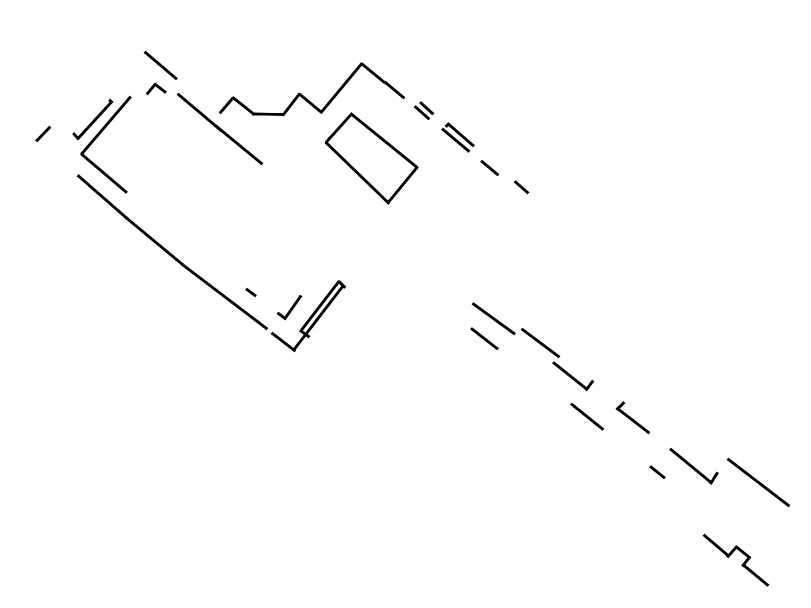
#> input picture global_maps/Building6-Floor1_keepout.pgm, 1621 x 1216 px, found by its file name (shown at 1/2 size)
$ python check_keepout.py
#> lines starting #> are read from the running program, lines starting #| are printed output that depends on the picture; after the words box and inside, x2 and y2 are one past the last pixel; in counts of white or black regions, pixels touching at a corner belong together
#!/usr/bin/env python3
from PIL import Image
import numpy as np

kp = np.array(Image.open('/home/hospobot/hospobot_ws/global_maps/Building6-Floor1_keepout.pgm'))
#> kp is the input picture: shape (1216, 1621); min 0, max 255, mean 251.9
m = np.array(Image.open('/home/hospobot/hospobot_ws/global_maps/Building6-Floor1.pgm'))
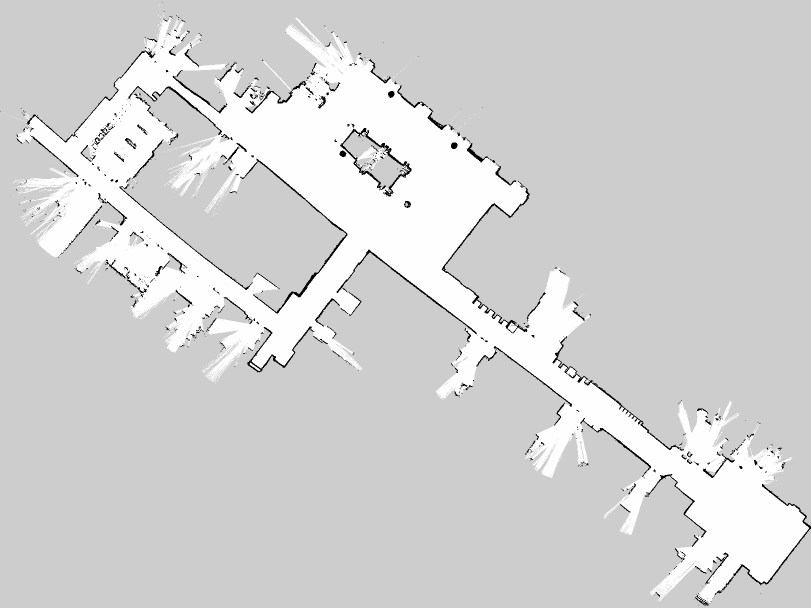
#> input picture global_maps/Building6-Floor1.pgm, 1621 x 1216 px, found by its file name (shown at 1/2 size)
#> m is the input picture: shape (1216, 1621); min 0, max 254, mean 211.6

# Free space in map is 254
# Keepout barriers in keepout.pgm are < 200 (typically 0)
overlap = (m == 254) & (kp < 200)
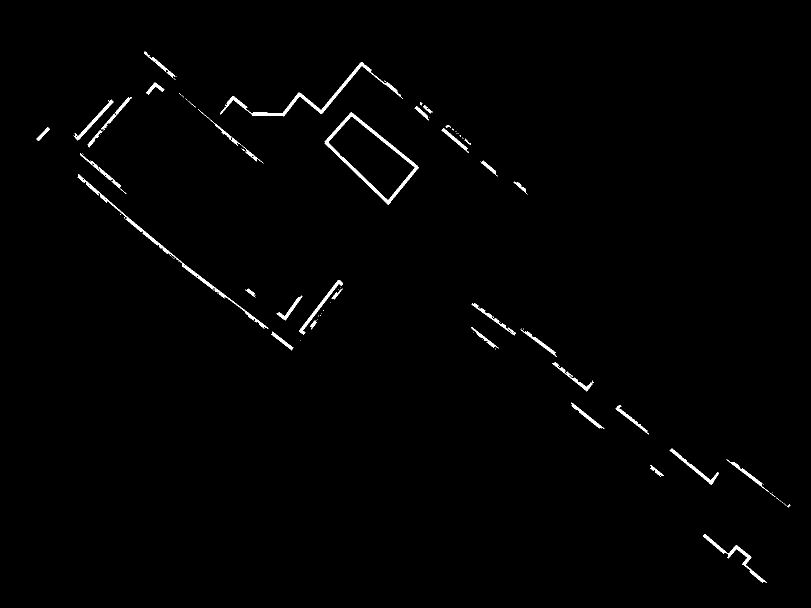
#> overlap: shape (1216, 1621) bool (shown at 1/2 size); 0.97% white; 107 white regions (70 under 20 px), largest, box (x1, y1, x2, y2) and area: (649, 224, 838, 410) 3046, (440, 124, 806, 233) 2592, (155, 349, 537, 658) 2153
print(f"Total keepout barrier pixels directly on FREE SPACE: {np.sum(overlap)}")
#| Total keepout barrier pixels directly on FREE SPACE: 19216

# Save an image highlighting keepout barriers on the map
rgb = np.stack([m, m, m], axis=-1)
# Green for free space with keepout
rgb[overlap] = [255, 0, 0] # RED for keepout barriers on free space
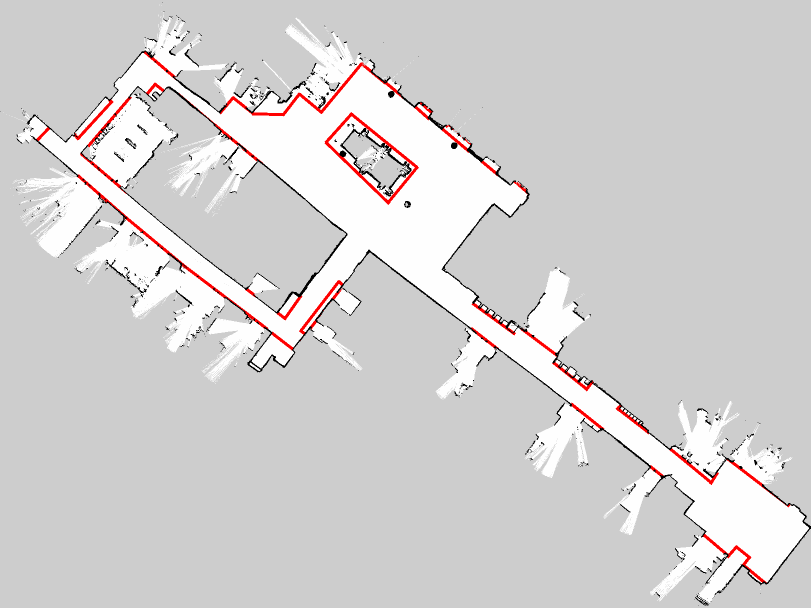
#> rgb: shape (1216, 1621, 3) (shown at 1/2 size); mean of channels 0, 1, 2 211.6, 209.1, 209.1; drawn as R, G, B
Image.fromarray(rgb).save('/home/hospobot/hospobot_ws/scratch_keepout_overlay.png')
print("Saved /home/hospobot/hospobot_ws/scratch_keepout_overlay.png")
